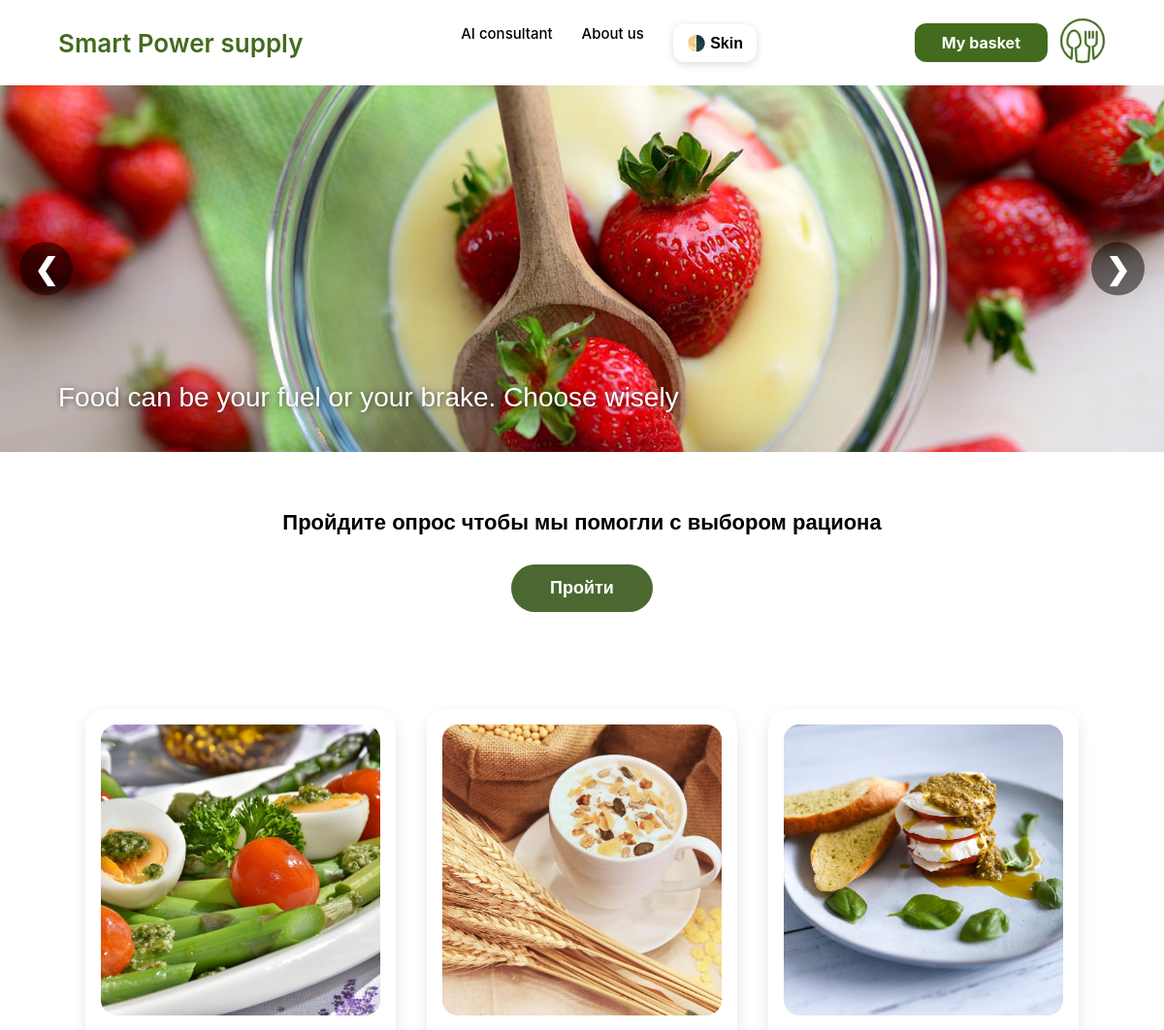
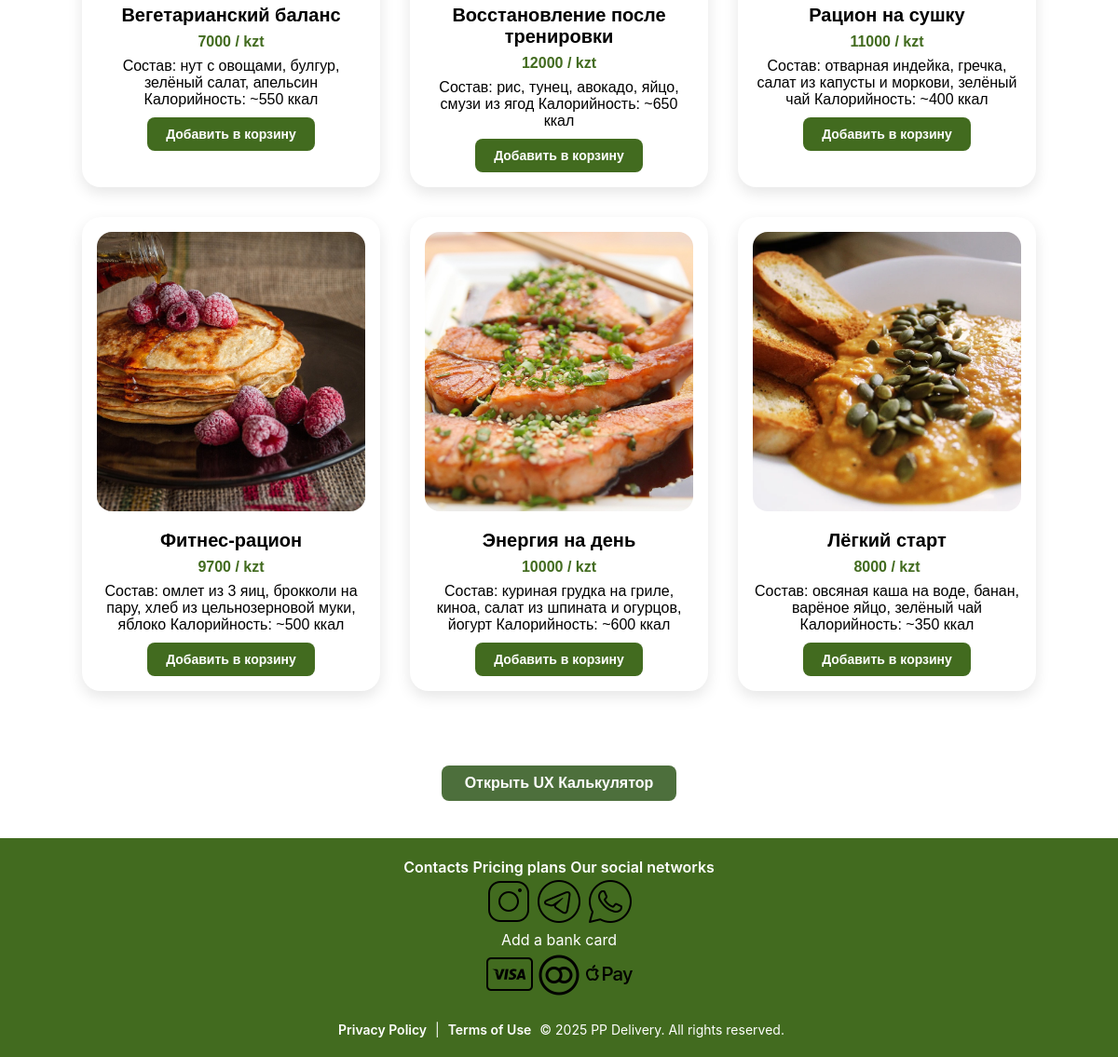
The page / on the database its author committed (2 pictures, top to bottom).
### accounts/models.py (models this page shows, shortened)
class Catalog(models.Model):
    title = models.CharField(max_length=100)
    price = models.DecimalField(max_digits=10, decimal_places=0)
    about_product = models.TextField(null=True, blank=True)
    image = models.ImageField(upload_to='catalog/')
    date_added = models.DateTimeField(default=timezone.now)

### accounts/views.py (the view)
# urls.py: path('', index, name='index'),
def index(request):
    catalogs = Catalog.objects.all().order_by('-date_added')  # можно менять сортировку
    return render(request, 'main/index.html', {'catalogs': catalogs})

### accounts/templates/main/index.html (shortened to what this page needs)
{% load static %}
<!DOCTYPE html>
<html lang="en">
<head>
    <link rel="stylesheet" href="{% static 'account/css/styles.css' %}">
</head>
<body>
<div class="content">
{% include "main/partials/navbar.html" %}
    <main class="main-content">
        <div class="slider">
    <div class="slides">
        <div class="slide">
            <img src="{% static 'images/slide1.png' %}" alt="Slide 1">
            <div class="slide-text">Food can be your fuel or your brake. Choose wisely</div>
        </div>
    </div>
            <button class="slide-btn prev">&#10094;</button>
            <button class="slide-btn next">&#10095;</button>
</div>
<div class="survey-section">
    <h2>Пройдите опрос чтобы мы помогли с выбором рациона</h2>
    <form action="{% url 'survey' %}">
        <button type="submit" class="survey-btn">Пройти</button>
    </form>
</div>
    <div class="ration-grid">
      {% for catalog in catalogs %}
        <div class="ration-card">
          <img src="{{ catalog.image.url }}" alt="{{ catalog.title }}">
          <h3>{{ catalog.title }}</h3>
          <p class="price">{{ catalog.price }} / kzt</p>
          <p class="about product">{{ catalog.about_product }}</p>
        <form method="post" action="{% url 'add_to_cart' catalog.id %}">
                <button type="submit" style="
                    background: #426B1F;
                    color: white;
                    padding: 10px 20px;
                    border: none;
                    border-radius: 8px;
                    cursor: pointer;
                    font-size: 14px;
                    margin-top: 10px;
                    transition: background 0.3s;
                ">Добавить в корзину</button>
            </form>
        </div>
      {% endfor %}
    </div>
<button id="openCalculator" class="cosmo-btn" style="margin: 40px auto; display: block;">Открыть UX Калькулятор</button>
</main>
    {% include "main/partials/footer.html" %}
</div>
</body>
</html>

### accounts/templates/main/partials/navbar.html (shortened to what this page needs)
{% load static %}
<link rel="stylesheet" href="{% static 'account/css/navbar.css' %}">
<nav class="navbar">
  <div class="navbar-left">
    <h1 class="logo"><a href="{% url 'index' %}">Smart Power supply</a></h1>
  </div>
  <div class="navbar-center">
      <a href="{% url 'chat_combined' %}">AI consultant</a>
      <a href="{% url 'about' %}">About us</a>
      <button class="theme-toggle-btn" onclick="toggleTheme()">🌗 Skin</button>
  </div>
  <div class="navbar-right">
    <a href="{% url 'basket' %}" class="btn-green">My basket</a>
      <div class="icon-btn">
          <a href="{% url 'profile' %}">
      <img src="{% static 'images/logo.png' %}" alt="Icon" />
    </a>
      </div>
  </div>
</nav>

### accounts/templates/main/partials/footer.html
{% load static %}
<footer class="footer-green">
    <div class="footer-top">
        <ul class="footer-links">
            <a href="#">Contacts</a>
            <a href="#">Pricing plans</a>
            <a href="#">Our social networks</a>
        </ul>
        <div class="social-icons">
            <img src="{% static 'images/instagram.png' %}" alt="Instagram">
            <img src="{% static 'images/telegram.png' %}" alt="Telegram">
            <img src="{% static 'images/whatsapp.png' %}" alt="WhatsApp">
        </div>
        <p class="add-bank">Add a bank card</p>
        <div class="payment-logos">
            <img src="{% static 'images/visa.png' %}" alt="VISA">
            <img src="{% static 'images/mastercard.png' %}" alt="Mastercard">
            <img src="{% static 'images/applepay.png' %}" alt="Apple Pay">
        </div>
    </div>
    <div class="footer-bottom">
        <p>
            <a href="#">Privacy Policy</a> |
            <a href="#">Terms of Use</a>
            © 2025 PP Delivery. All rights reserved.
        </p>
    </div>
</footer>

### accounts/static/account/css/styles.css (style rules this page uses)
* { box-sizing: border-box; margin: 0; padding: 0; }
html, body { height: 100%; font-family: 'Arial', sans-serif; }
.content { min-height: 100vh; display: flex; flex-direction: column; }
.light-mode { background-color: #ffffff; color: #000000; }
.navbar { display: flex; justify-content: space-between; align-items: center; padding: 20px 60px; background-color: #ffffff; font-family: 'Inter', sans-serif; }
.light-mode .navbar { background-color: #ffffff; }
.logo a { text-decoration: none; font-size: 26px; color: #426B1F; font-weight: 600; }
.navbar-center { display: flex; gap: 30px; }
.navbar-center a { font-size: 15px; font-weight: 500; text-decoration: none; color: inherit; transition: all 0.3s ease; }
.navbar-right { display: flex; align-items: center; gap: 12px; }
.btn-green { background-color: #426B1F; color: white; padding: 10px 28px; border-radius: 12px; text-decoration: none; font-weight: 700; font-size: 16px; }
.icon-btn img { width: 50px; height: 50px; }
.theme-toggle-btn { background-color: #f0f0f0; color: #333; border: none; padding: 10px 14px; border-radius: 12px; font-size: 16px; cursor: pointer; transition: 0.3s ease-in-out; box-shadow: 0 2px 8px rgba(0,0,0,0.15); }
.footer-green { background-color: #426B1F; color: white; padding: 20px 20px; font-family: 'Inter', sans-serif; text-align: center; line-height: 1.4; margin-top: auto; }
.footer-links a { color: white; text-decoration: none; font-weight: 600; }
.footer-bottom a { color: white; font-weight: 600; text-decoration: none; margin: 0 5px; }
.footer-bottom p { font-size: 14px; margin-top: 20px; }
.ration-grid { display: flex; gap: 32px; flex-wrap: wrap; justify-content: center; padding: 40px 20px; max-width: 1200px; margin: 0 auto; }
.ration-card { background: #ffffff; border-radius: 20px; padding: 16px; width: 320px; box-shadow: 0 6px 16px rgba(0, 0, 0, 0.1); text-align: center; transition: transform 0.2s ease; }
.ration-card img { width: 100%; height: 300px; object-fit: cover; border-radius: 16px; }
.ration-card h3 { font-size: 20px; font-weight: 700; margin: 16px 0 8px; }
.price { color: #426B1F; font-weight: 600; font-size: 16px; margin-bottom: 8px; }
button { background: #426B1F; color: white; border: none; padding: 10px 20px; font-weight: 600; border-radius: 8px; cursor: pointer; transition: background 0.2s ease; }
.slider { position: relative; overflow: hidden; width: 100vw; height: auto; margin: 0 auto; }
.slides { display: flex; transition: transform 0.5s ease-in-out; width: 300vw; }
.slide { width: 100vw; flex-shrink: 0; position: relative; }
.slide img { width: 100vw; height: auto; display: block; }
.slide-text { position: absolute; bottom: 40px; left: 60px; color: white; font-size: 28px; font-weight: 500; text-shadow: 1px 1px 6px rgba(0, 0, 0, 0.6); }
.slide-btn { position: absolute; top: 50%; transform: translateY(-50%); background-color: rgba(0, 0, 0, 0.5); border: none; color: white; font-size: 30px; padding: 10px 15px; cursor: pointer; z-index: 10; border-radius: 50%; }
.slide-btn.prev { left: 20px; }
.slide-btn.next { right: 20px; }
.survey-section { text-align: center; margin: 60px 0; }
.survey-section h2 { font-size: 22px; font-weight: 600; margin-bottom: 30px; }
.survey-btn { background-color: #4a682f; color: white; font-size: 18px; padding: 14px 40px; border: none; border-radius: 50px; cursor: pointer; transition: background-color 0.3s ease; }
.cosmo-btn { background-color: #4d6f3c; color: white; border: none; padding: 10px 25px; border-radius: 8px; font-size: 16px; font-weight: bold; cursor: pointer; margin-top: 10px; }

### rows shown on the page
Catalog: image (picture), title "Вегетарианский баланс", price "7000", about_product "Состав: нут с овощами, булгур, зелёный салат, апельсин Калорийность: ~550 ккал"
Catalog: image (picture), title "Восстановление после тренировки", price "12000", about_product "Состав: рис, тунец, авокадо, яйцо, смузи из ягод Калорийность: ~650 ккал"
Catalog: image (picture), title "Рацион на сушку", price "11000", about_product "Состав: отварная индейка, гречка, салат из капусты и моркови, зелёный чай Калорийность: ~400 ккал"
Catalog: image (picture), title "Фитнес-рацион", price "9700", about_product "Состав: омлет из 3 яиц, брокколи на пару, хлеб из цельнозерновой муки, яблоко Калорийность: ~500 ккал"
Catalog: image (picture), title "Энергия на день", price "10000", about_product "Состав: куриная грудка на гриле, киноа, салат из шпината и огурцов, йогурт Калорийность: ~600 ккал"
Catalog: image (picture), title "Лёгкий старт", price "8000", about_product "Состав: овсяная каша на воде, банан, варёное яйцо, зелёный чай Калорийность: ~350 ккал"
